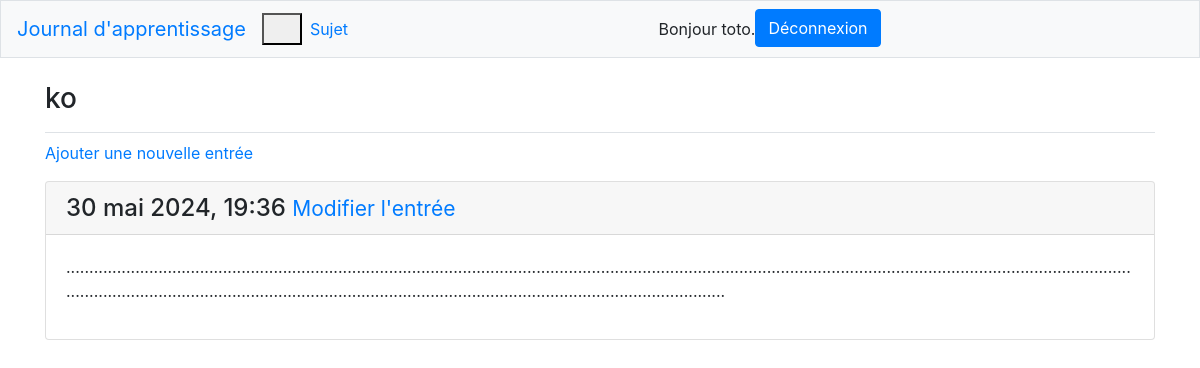
The app's page /topics/4/ (signed in), older data.
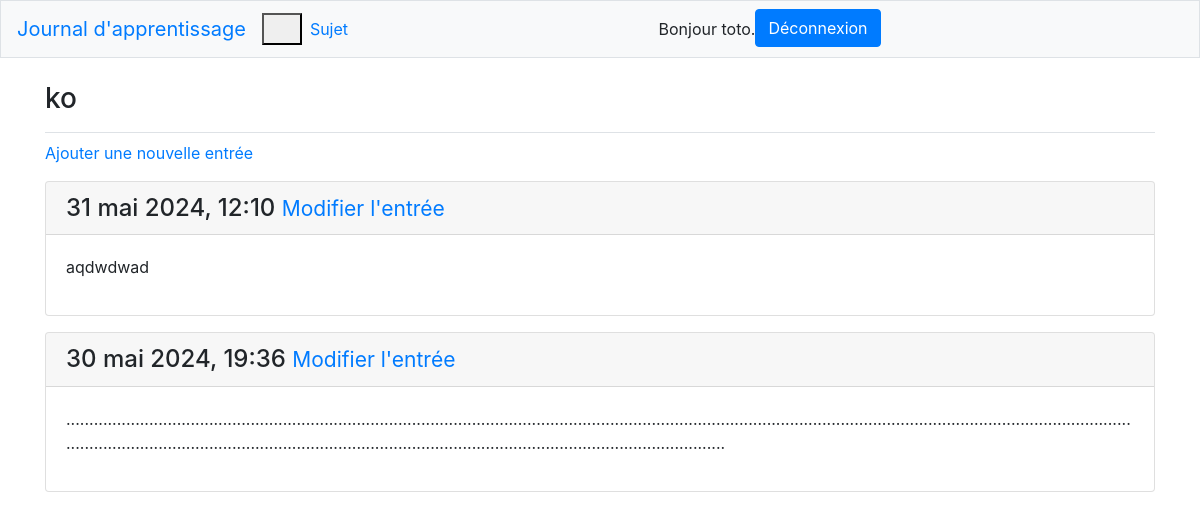
The same page, newer data.
### journaux_apprentissage/models.py (models this page shows, shortened)
class Entry(models.Model):
    topic = models.ForeignKey(Topic, on_delete=models.CASCADE)
    date_added = models.DateTimeField(auto_now_add=True)
    text = models.TextField()
    class Meta:
        verbose_name_plural = 'entries'

### journaux_apprentissage/views.py (the view)
# urls.py: path('topics/<int:topic_id>/', views.topic, name='topic'),
@login_required
def topic(request, topic_id):
    topic = Topic.objects.get(id=topic_id)
    if topic.owner != request.user:
        raise Http404
    entries = topic.entry_set.order_by('-date_added')
    context = {'topic': topic, 'entries': entries}
    return render(request, 'journaux_apprentissage/topic.html', context)

### journaux_apprentissage/models.py (called while the page is built)
    def __str__(self):
        return self.text

### journaux_apprentissage/templates/journaux_apprentissage/topic.html
{% extends "journaux_apprentissage/base.html" %}
{% block page_header %}
    <h3>{{ topic }}</h3>
{% endblock page_header %}
{% block content %}
    <p>
        <a href="{% url 'journaux_apprentissage:new_entry' topic.id %}">
            Ajouter une nouvelle entrée</a>
    </p>
    {% for entry in entries %}
        <div class="card mb-3">
            <h4 class="card-header">
                {{ entry.date_added|date:'d F Y, H:i' }}
                <small><a href="{% url 'journaux_apprentissage:edit_entry' entry.id %}">
                    Modifier l'entrée</a></small>
            </h4>
            <div class="card-body">
                {{ entry.text|linebreaks }}
            </div>
        </div>
    {% empty %}
        <p>Aucune entrée n'a encore été ajouté à ce sujet.</p>
    {% endfor %}
{% endblock content %}

Row changes from the older to the newer data that the page shows:
added Entry: date_added "31 mai 2024, 12:10", text "aqdwdwad"
